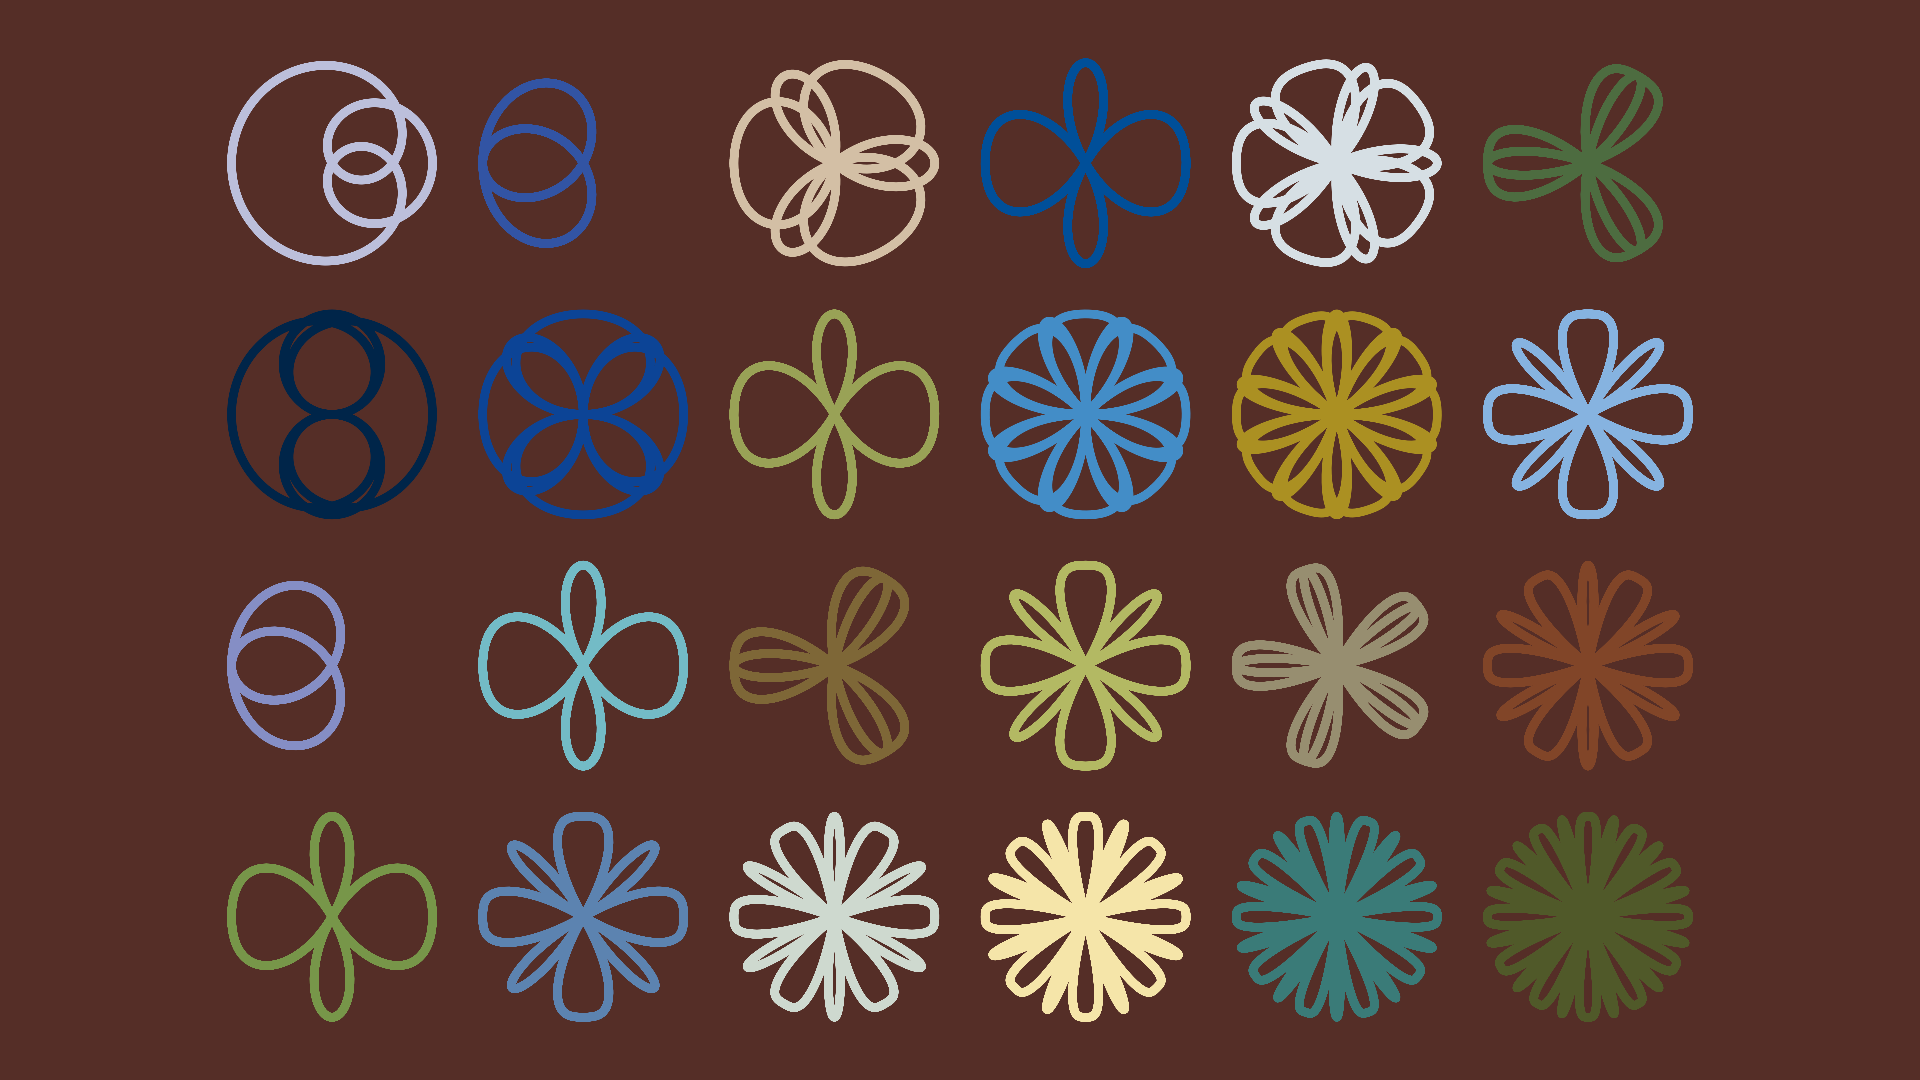

Here is the Python script that generated this plot:
from pathlib import Path

import matplotlib.pyplot as plt
import numpy as np


def main() -> None:
    # config
    fp: Path = Path(__file__).resolve().with_suffix(".png")
    plt.rcParams["figure.dpi"] = 100
    plt.rcParams["figure.figsize"] = [19.2, 10.8]
    # 配色バリエーション BOOK 23
    colors: list[str] = [
        f"#{r:02x}{g:02x}{b:02x}"
        for r, g, b in [
            [119, 150, 73],

            [133, 142, 197],
            [0, 37, 73],
            [188, 191, 219],
            [92, 131, 176],
            [115, 187, 198],

            [12, 68, 150],
            [50, 84, 164],
            [206, 217, 207],
            [126, 103, 55],
            [153, 162, 86],

            [211, 191, 165],
            [245, 229, 169],
            [179, 185, 99],
            [67, 141, 199],
            [0, 79, 153],

            [58, 123, 120],
            [151, 142, 112],
            [171, 144, 34],
            [214, 223, 228],
            [80, 89, 41],

            [129, 69, 40],
            [134, 179, 224],
            [77, 108, 64],
            [85, 46, 39]
        ]
    ]
    # generate figure
    fig: plt.Figure
    ax: plt.Axes
    fig, ax = plt.subplots()
    # plot
    t: np.ndarray = np.linspace(0, 6*2*np.pi, 3601, endpoint=True)
    for i in range(6):
        for j in range(4):
            r: np.ndarray = 0.4 * np.cos(np.pi*np.cos(t*(1+i)/(1+j)))
            x: np.ndarray = r * np.cos(t)
            y: np.ndarray = r * np.sin(t)
            ax.plot(x+i, y+j, linewidth=6, color=colors[4*i+j])
    # arrange
    #ax.set_xlim(0, 1)
    #ax.set_ylim(0, 1)
    ax.axis("off")
    ax.set_aspect("equal")
    ax.set_facecolor(colors[-1])
    fig.set_facecolor(colors[-1])
    fig.tight_layout()
    # output
    fig.savefig(fp)
    plt.cla()
    plt.clf()
    plt.close(fig)
    return None


if __name__ == "__main__":
    main()
